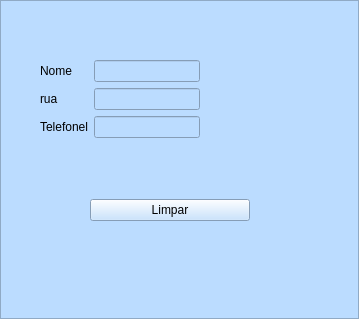
<?xml version="1.0" encoding="UTF-8"?>
<ui version="4.0">
 <class>MainWindow</class>
 <widget class="QMainWindow" name="MainWindow">
  <property name="geometry">
   <rect>
    <x>0</x>
    <y>0</y>
    <width>359</width>
    <height>319</height>
   </rect>
  </property>
  <property name="windowTitle">
   <string>Programa Simples</string>
  </property>
  <widget class="QWidget" name="centralwidget">
   <layout class="QGridLayout" name="gridLayout">
    <property name="leftMargin">
     <number>0</number>
    </property>
    <property name="topMargin">
     <number>0</number>
    </property>
    <property name="rightMargin">
     <number>0</number>
    </property>
    <property name="bottomMargin">
     <number>0</number>
    </property>
    <property name="spacing">
     <number>0</number>
    </property>
    <item row="0" column="0">
     <widget class="QFrame" name="frame">
      <property name="styleSheet">
       <string notr="true">background-color: rgb(0, 0, 255);
background-color: rgb(187, 220, 255);</string>
      </property>
      <property name="frameShape">
       <enum>QFrame::StyledPanel</enum>
      </property>
      <property name="frameShadow">
       <enum>QFrame::Raised</enum>
      </property>
      <widget class="QWidget" name="formLayoutWidget">
       <property name="geometry">
        <rect>
         <x>40</x>
         <y>60</y>
         <width>160</width>
         <height>80</height>
        </rect>
       </property>
       <layout class="QFormLayout" name="formLayout">
        <item row="0" column="0">
         <widget class="QLabel" name="label">
          <property name="text">
           <string>Nome</string>
          </property>
         </widget>
        </item>
        <item row="0" column="1">
         <widget class="QLineEdit" name="lineEdit"/>
        </item>
        <item row="1" column="0">
         <widget class="QLabel" name="label_2">
          <property name="text">
           <string>rua</string>
          </property>
         </widget>
        </item>
        <item row="2" column="0">
         <widget class="QLabel" name="label_3">
          <property name="text">
           <string>Telefonel</string>
          </property>
         </widget>
        </item>
        <item row="1" column="1">
         <widget class="QLineEdit" name="lineEdit_2"/>
        </item>
        <item row="2" column="1">
         <widget class="QLineEdit" name="lineEdit_3"/>
        </item>
       </layout>
      </widget>
      <widget class="QWidget" name="verticalLayoutWidget">
       <property name="geometry">
        <rect>
         <x>90</x>
         <y>170</y>
         <width>160</width>
         <height>80</height>
        </rect>
       </property>
       <layout class="QVBoxLayout" name="verticalLayout">
        <item>
         <widget class="QPushButton" name="pushButton">
          <property name="text">
           <string>Limpar</string>
          </property>
         </widget>
        </item>
       </layout>
      </widget>
     </widget>
    </item>
   </layout>
  </widget>
 </widget>
 <resources/>
 <connections>
  <connection>
   <sender>pushButton</sender>
   <signal>clicked(bool)</signal>
   <receiver>lineEdit</receiver>
   <slot>clear()</slot>
   <hints>
    <hint type="sourcelabel">
     <x>177</x>
     <y>214</y>
    </hint>
    <hint type="destinationlabel">
     <x>125</x>
     <y>77</y>
    </hint>
   </hints>
  </connection>
 </connections>
</ui>
